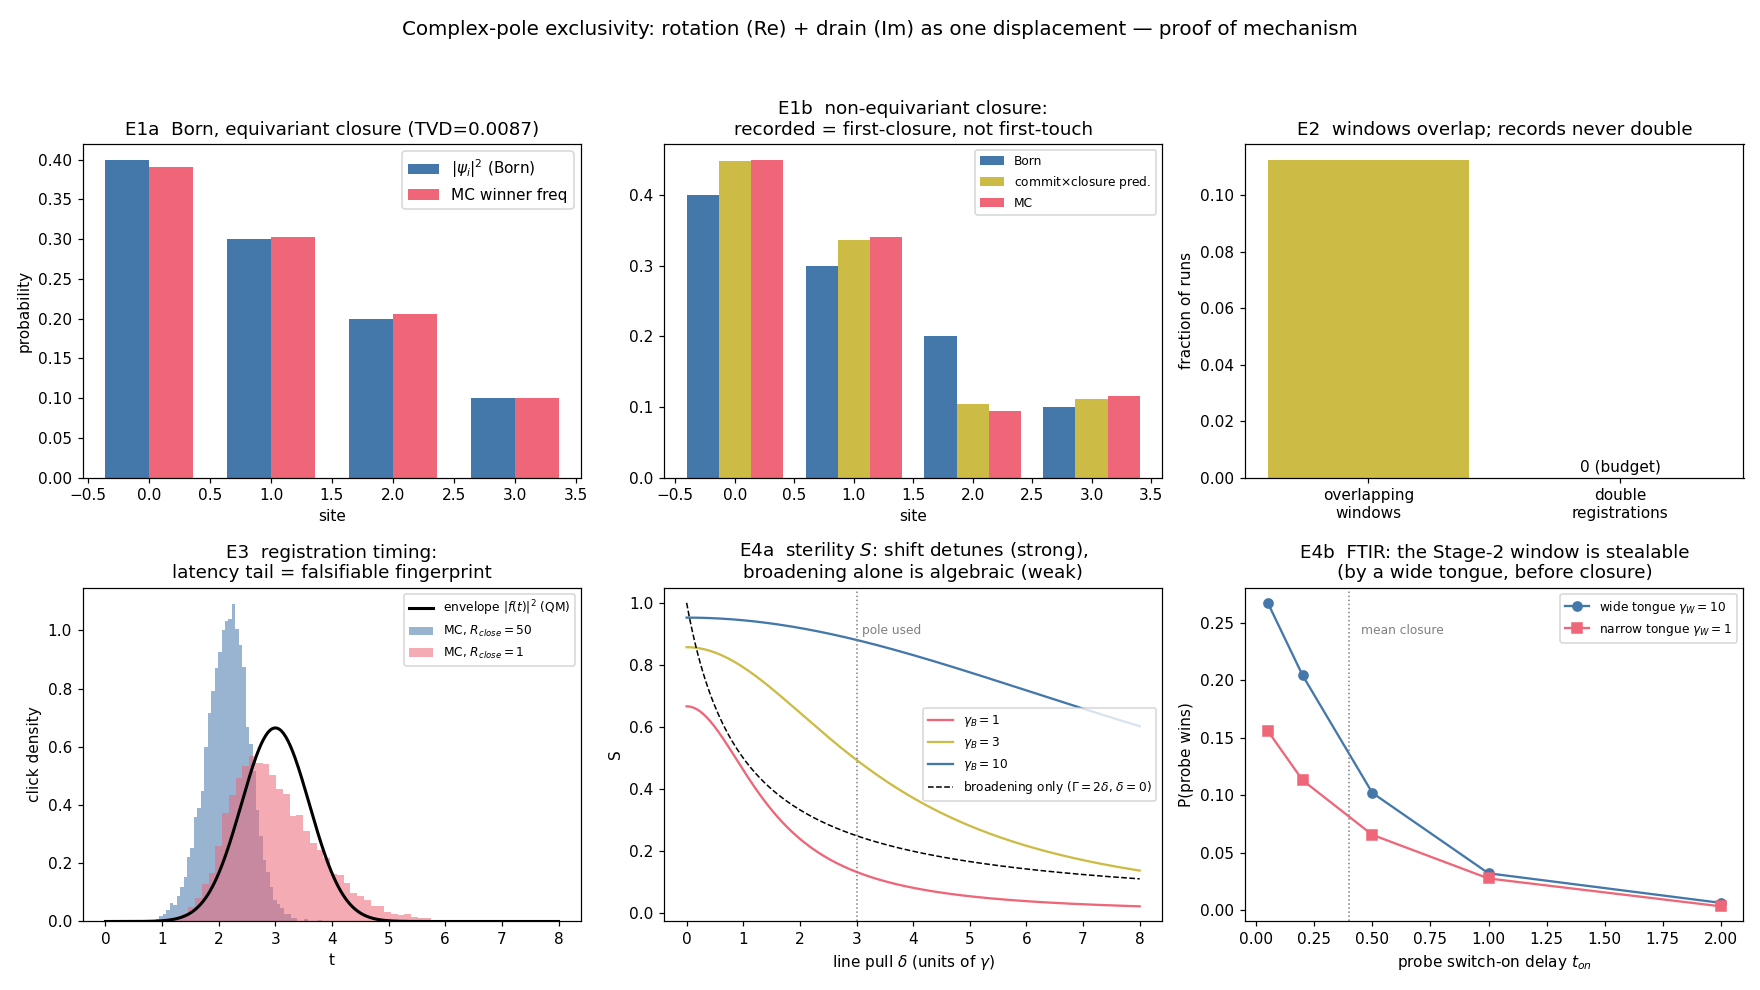

Source code (Python):
"""
complex_rotation_exclusivity.py — proof of mechanism, NOT proof of nature.

One quantum, N threshold detector sites, and an explicit COMPLEX POLE carried by
the shared field mode while any site holds a provisional commit.

Physics being modeled (paper refs: current_revision_DK_paper.md §3.1 three
stages, §3.3 conservation-enforced winner-take-all, §3.6 dressed pole;
discussions/2026-07-04-three-stage-measurement.md Follow-ups 3-4):

  * Stage 2 (provisional commit): while site j is provisionally committed, the
    mode eigenvalue is displaced by  delta_j - (i/2)*Gamma_j  (one complex
    number). Its two Kramers-Kronig faces act differently on OTHER sites:
      - Re (line pull, delta):   detunes the tails out of other sites'
        Lorentzian acceptance -> "rotation sterility" (reversible).
      - Im (width/drain, Gamma): the loaned norm decays exp(-Gamma_loan*age)
        -> "depletion sterility" (exponential; restored on reversal).
    Suppression of site i's capture while a pole (delta, Gamma) is active:
        S_i = gamma_i*(gamma_i + Gamma/2) / ((gamma_i + Gamma/2)^2 + delta^2)
    (overlap of the shifted/broadened mode with site i's acceptance of width
    gamma_i, normalized to 1 at delta=Gamma=0). Broadening alone is algebraic;
    shift beyond gamma_i is strong; the norm drain is what becomes absolute.

  * Stage 3 (closure): a provisional site registers irreversibly at rate
    R_close (reservoir-triggering), or reverts at rate R_rev (re-emission /
    sub-latent-speck decay). FIRST CLOSURE WINS; any other provisional commit
    is force-reverted (the loan recalled) — the one-quantum budget, enforced
    globally. Double registrations are therefore impossible BY CONSTRUCTION;
    what the model tests is what statistics survive that construction.

Emergent outputs checked below:
  E1  Born weights with equivariant closure (P(i) -> |psi_i|^2), and the
      first-closure-vs-first-touch split when closure is NOT equivariant
      (recorded = commit x closure branching).
  E2  Antibunching bookkeeping: overlapping provisional windows are real
      (would-be coincidences) but registrations never double.
  E3  Click-TIMING: registration-time distribution vs the wavepacket power
      envelope |f(t)|^2. The model's fingerprint is a closure-latency
      convolution (exponential tail ~1/R_close) that vanishes as
      R_close -> infinity. (The commit-stage r*exp(-int r) distortion is
      common to every rate-based detector model and is not the new piece.)
  E4  FTIR "steal": a wide-tongue probe (gamma_W >> gamma) switched on during
      the Stage-2 window can still capture the quantum (evanescent-frustration
      analog); a narrow-tongue probe mostly cannot; after closure, nobody can.

Honest ledger: capture-rate ∝ delivered power is an INPUT (the Born-form
question lives in born_substrate_sampling.py, not here); the sterility law S
is derived from Lorentzian overlap but the pole values are inputs; the budget
(first-closure-wins) is the conservation postulate whose enforcement is
nonlocal (paper §3.3 wall (i)). This script shows the mechanism is internally
consistent and locates its one observable fingerprint (E3 latency tail).

Usage:  python code/complex_rotation_exclusivity.py     (seed 7, ~<1 min)
Output: code/complex_rotation_exclusivity.png + printed summary.
"""

import numpy as np
import matplotlib
matplotlib.use("Agg")
import matplotlib.pyplot as plt

rng = np.random.default_rng(7)

# ----------------------------------------------------------------------------
# model pieces
# ----------------------------------------------------------------------------

def sterility(delta, Gamma, gamma_i):
    """Suppression S in [0,1] of a site with acceptance width gamma_i while a
    pole (delta, Gamma) is active. S=1 with no pole; algebraic in Gamma alone;
    strong once delta > gamma_i."""
    g = gamma_i + 0.5 * Gamma
    return gamma_i * g / (g * g + delta * delta)


def run_trial(w, Rc, Rclose, Rrev, delta, Gpole, Gloan, gamma_sites,
              env=None, t_end=np.inf, probe=None, rng=rng):
    """One quantum, event-driven (Gillespie with thinning when env given).

    w           : per-site power weights (sum <= 1)
    Rc          : per-site capture-attempt scale (array)
    Rclose,Rrev : per-site closure / reversal rates (arrays)
    delta,Gpole : complex-pole displacement contributed by an active commit
    Gloan       : drain rate of the loaned norm during a window
    gamma_sites : per-site acceptance widths
    env         : optional power envelope function p(t) (else flat 1)
    probe       : optional dict(site=k, t_on=...) enabling site k only after
                  t_on (FTIR probe); t_on measured from FIRST commit if
                  key 'after_first_commit' is True.
    returns dict(winner, t_close, n_reversals, overlap_windows, t_first_commit)
    """
    N = len(w)
    state = np.zeros(N, dtype=int)          # 0 free, 1 provisional
    t_commit = np.zeros(N)
    t = 0.0
    n_rev = 0
    n_overlap = 0
    t_first = None
    probe_site = probe["site"] if probe else None
    probe_on = False

    # upper bound on total rate for thinning
    def total_and_rates(t):
        nonlocal probe_on
        prov = np.where(state == 1)[0]
        if probe and t_first is not None and not probe_on:
            if t - t_first >= probe["t_on"]:
                probe_on = True
        p_env = env(t) if env else 1.0
        if len(prov) > 0:
            age = t - t_commit[prov].min()
            f_avail = np.exp(-Gloan * age)
            S = np.array([sterility(delta, Gpole, g) for g in gamma_sites])
        else:
            f_avail = 1.0
            S = np.ones(N)
        r_cap = Rc * w * p_env * S * f_avail
        r_cap[state == 1] = 0.0
        if probe_site is not None and not probe_on:
            r_cap[probe_site] = 0.0
        r_close = np.where(state == 1, Rclose, 0.0)
        r_rev = np.where(state == 1, Rrev, 0.0)
        return r_cap, r_close, r_rev

    # crude global bound for thinning (flat env <= 1 assumed)
    R_bound = float(np.sum(Rc * w) + np.sum(Rclose) + np.sum(Rrev)) + 1e-9

    while t < t_end:
        t += rng.exponential(1.0 / R_bound)
        r_cap, r_close, r_rev = total_and_rates(t)
        R_tot = r_cap.sum() + r_close.sum() + r_rev.sum()
        if rng.random() > R_tot / R_bound:
            continue                          # thinned (no event)
        u = rng.random() * R_tot
        c1, c2 = r_cap.sum(), r_cap.sum() + r_close.sum()
        if u < c1:                            # capture -> provisional commit
            i = rng.choice(N, p=r_cap / c1)
            state[i] = 1
            t_commit[i] = t
            if t_first is None:
                t_first = t
            if state.sum() >= 2:
                n_overlap += 1
        elif u < c2:                          # CLOSURE: budget drained, run over
            prov = np.where(state == 1)[0]
            j = rng.choice(prov, p=r_close[prov] / r_close.sum())
            return dict(winner=int(j), t_close=t, n_reversals=n_rev,
                        overlap_windows=n_overlap, t_first_commit=t_first)
        else:                                 # reversal: loan returned
            prov = np.where(state == 1)[0]
            j = rng.choice(prov, p=r_rev[prov] / r_rev.sum())
            state[j] = 0
            n_rev += 1
    return dict(winner=None, t_close=None, n_reversals=n_rev,
                overlap_windows=n_overlap, t_first_commit=t_first)


def tvd(p, q):
    p = np.asarray(p, float); q = np.asarray(q, float)
    return 0.5 * np.abs(p / p.sum() - q / q.sum()).sum()

# ----------------------------------------------------------------------------
# defaults (units: gamma = 1 sets the acceptance-width scale)
# ----------------------------------------------------------------------------
GAMMA = 1.0
DELTA_POLE = 3.0     # Re-Sigma line pull, in units of gamma  -> S ~ 0.13
GAMMA_POLE = 1.0     # Im-Sigma broadening
GAMMA_LOAN = 1.0     # norm-drain rate during a window
R_CAP = 6.0
R_CLOSE = 2.5
R_REV = 1.0

print("=" * 72)
print("complex_rotation_exclusivity.py  (seed 7)")
print(f"pole: delta={DELTA_POLE}, Gamma={GAMMA_POLE}  ->  sterility of a")
print(f"matched narrow site S = {sterility(DELTA_POLE, GAMMA_POLE, GAMMA):.3f}"
      f"   (wide tongue gamma=10: S = {sterility(DELTA_POLE, GAMMA_POLE, 10*GAMMA):.3f})")
print("=" * 72)

fig, axes = plt.subplots(2, 3, figsize=(16, 9))
fig.suptitle("Complex-pole exclusivity: rotation (Re) + drain (Im) as one displacement "
             "— proof of mechanism", fontsize=13)

# ----------------------------------------------------------------------------
# E1a — Born weights, equivariant closure
# ----------------------------------------------------------------------------
W4 = np.array([0.4, 0.3, 0.2, 0.1])
N_TRIALS = 20000
ones4 = np.ones(4)
wins = np.zeros(4)
for _ in range(N_TRIALS):
    r = run_trial(W4, R_CAP * ones4, R_CLOSE * ones4, R_REV * ones4,
                  DELTA_POLE, GAMMA_POLE, GAMMA_LOAN, GAMMA * ones4)
    wins[r["winner"]] += 1
freq_eq = wins / wins.sum()
tvd_eq = tvd(freq_eq, W4)
print(f"\nE1a Born (equivariant closure), N={N_TRIALS}:")
print(f"    |psi|^2   = {W4}")
print(f"    P(win)    = {np.round(freq_eq, 4)}   TVD from Born = {tvd_eq:.4f}")

ax = axes[0, 0]
x = np.arange(4)
ax.bar(x - 0.18, W4, 0.36, label=r"$|\psi_i|^2$ (Born)", color="#4477aa")
ax.bar(x + 0.18, freq_eq, 0.36, label="MC winner freq", color="#ee6677")
ax.set_title(f"E1a  Born, equivariant closure (TVD={tvd_eq:.4f})")
ax.set_xlabel("site"); ax.set_ylabel("probability"); ax.legend()

# ----------------------------------------------------------------------------
# E1b — non-equivariant closure: recorded = commit x closure-branching
# ----------------------------------------------------------------------------
Rclose_bad = np.array([R_CLOSE, R_CLOSE, 0.5, R_CLOSE])   # site 2 closes poorly
p_branch = Rclose_bad / (Rclose_bad + R_REV)
pred = W4 * p_branch
pred = pred / pred.sum()
wins = np.zeros(4)
for _ in range(N_TRIALS):
    r = run_trial(W4, R_CAP * ones4, Rclose_bad, R_REV * ones4,
                  DELTA_POLE, GAMMA_POLE, GAMMA_LOAN, GAMMA * ones4)
    wins[r["winner"]] += 1
freq_ne = wins / wins.sum()
print(f"\nE1b Born broken by non-equivariant closure (site 2 R_close=0.5):")
print(f"    predicted commit x branching = {np.round(pred, 4)}")
print(f"    MC                            = {np.round(freq_ne, 4)}"
      f"   (TVD pred vs MC = {tvd(freq_ne, pred):.4f})")
print(f"    TVD from bare Born            = {tvd(freq_ne, W4):.4f}"
      f"   <-- fair-sampling violation, not a Born failure")

ax = axes[0, 1]
ax.bar(x - 0.27, W4, 0.27, label="Born", color="#4477aa")
ax.bar(x, pred, 0.27, label=r"commit$\times$closure pred.", color="#ccbb44")
ax.bar(x + 0.27, freq_ne, 0.27, label="MC", color="#ee6677")
ax.set_title("E1b  non-equivariant closure:\nrecorded = first-closure, not first-touch")
ax.set_xlabel("site"); ax.legend(fontsize=8)

# ----------------------------------------------------------------------------
# E2 — antibunching bookkeeping (two-site beamsplitter)
# ----------------------------------------------------------------------------
W2 = np.array([0.5, 0.5]); ones2 = np.ones(2)
overlaps = 0; revs = 0; doubles = 0
for _ in range(N_TRIALS):
    r = run_trial(W2, R_CAP * ones2, R_CLOSE * ones2, R_REV * ones2,
                  DELTA_POLE, GAMMA_POLE, GAMMA_LOAN, GAMMA * ones2)
    overlaps += (r["overlap_windows"] > 0)
    revs += r["n_reversals"]
    # doubles stays 0: closure ends the run and recalls the other loan
frac_overlap = overlaps / N_TRIALS
print(f"\nE2  antibunching (50/50 split), N={N_TRIALS}:")
print(f"    runs with overlapping provisional windows (would-be coincidences):"
      f" {frac_overlap:.3%}")
print(f"    double registrations: {doubles}   (0 by budget construction)")
print(f"    mean reversals/run: {revs/N_TRIALS:.3f}")

ax = axes[0, 2]
ax.bar(["overlapping\nwindows", "double\nregistrations"],
       [frac_overlap, 0.0], color=["#ccbb44", "#ee6677"])
ax.set_title("E2  windows overlap; records never double")
ax.set_ylabel("fraction of runs")
ax.text(1, 0.002, "0 (budget)", ha="center", fontsize=10)

# ----------------------------------------------------------------------------
# E3 — click timing vs packet envelope: the closure-latency fingerprint
# ----------------------------------------------------------------------------
T0, SIG = 3.0, 0.6
def env_gauss(t):
    return np.exp(-((t - T0) ** 2) / (2 * SIG ** 2))

N_T = 12000
t_grid = np.linspace(0, 8, 400)
p_env = env_gauss(t_grid); p_env /= np.trapezoid(p_env, t_grid)

def timing_run(Rclose_val):
    ts = []
    for _ in range(N_T):
        r = run_trial(np.array([1.0]), np.array([R_CAP]),
                      np.array([Rclose_val]), np.array([R_REV]),
                      DELTA_POLE, GAMMA_POLE, GAMMA_LOAN, np.array([GAMMA]),
                      env=env_gauss, t_end=12.0)
        if r["winner"] is not None:
            ts.append(r["t_close"])
    return np.array(ts)

ts_fast = timing_run(50.0)     # closure much faster than envelope
ts_slow = timing_run(1.0)      # closure latency ~ envelope width
mean_shift_fast = ts_fast.mean() - np.trapezoid(t_grid * p_env, t_grid)
mean_shift_slow = ts_slow.mean() - np.trapezoid(t_grid * p_env, t_grid)
latency_fingerprint = ts_slow.mean() - ts_fast.mean()
print(f"\nE3  click timing vs envelope (Gaussian t0={T0}, sigma={SIG}):")
print(f"    fast closure (R_close=50): mean shift = {mean_shift_fast:+.3f}"
      f"  (commit-stage distortion, common to all rate models)")
print(f"    slow closure (R_close=1):  mean shift = {mean_shift_slow:+.3f}")
print(f"    FINGERPRINT (slow - fast) = {latency_fingerprint:+.3f}"
      f"   vs closure-latency prediction ~ 1/R_close = {1/1.0 - 1/50.0:.3f}")
print(f"    -> the model's one observable: a closure-latency convolution that")
print(f"       vanishes as R_close -> inf (degenerate with detector jitter")
print(f"       unless correlated with engineered reservoir properties)")

ax = axes[1, 0]
ax.plot(t_grid, p_env, "k-", lw=2, label=r"envelope $|f(t)|^2$ (QM)")
ax.hist(ts_fast, bins=60, density=True, alpha=0.55, color="#4477aa",
        label=r"MC, $R_{close}=50$")
ax.hist(ts_slow, bins=60, density=True, alpha=0.55, color="#ee6677",
        label=r"MC, $R_{close}=1$")
ax.set_title("E3  registration timing:\nlatency tail = falsifiable fingerprint")
ax.set_xlabel("t"); ax.set_ylabel("click density"); ax.legend(fontsize=8)

# ----------------------------------------------------------------------------
# E4 — sterility law + FTIR steal (wide vs narrow tongue probe)
# ----------------------------------------------------------------------------
deltas = np.linspace(0, 8, 200)
ax = axes[1, 1]
for g, c in [(1.0, "#ee6677"), (3.0, "#ccbb44"), (10.0, "#4477aa")]:
    ax.plot(deltas, [sterility(d, GAMMA_POLE, g) for d in deltas],
            color=c, label=fr"$\gamma_B={g:g}$")
ax.plot(deltas, [sterility(0, 2 * d, GAMMA) for d in deltas], "k--", lw=1,
        label=r"broadening only ($\Gamma=2\delta$, $\delta=0$)")
ax.axvline(DELTA_POLE, color="gray", ls=":", lw=1)
ax.text(DELTA_POLE + 0.1, 0.9, "pole used", fontsize=8, color="gray")
ax.set_title("E4a  sterility $S$: shift detunes (strong),\nbroadening alone is algebraic (weak)")
ax.set_xlabel(r"line pull $\delta$ (units of $\gamma$)"); ax.set_ylabel("S")
ax.legend(fontsize=8)

# FTIR steal: probe enabled t_on after first commit
def steal_prob(gamma_W, t_on, n=4000):
    wW = np.array([0.45, 0.45, 0.10])       # probe carries little native weight
    Rc = np.array([R_CAP, R_CAP, 40.0])     # ... but couples strongly
    got = 0; tot = 0
    for _ in range(n):
        r = run_trial(wW, Rc, R_CLOSE * np.ones(3), R_REV * np.ones(3),
                      DELTA_POLE, GAMMA_POLE, GAMMA_LOAN,
                      np.array([GAMMA, GAMMA, gamma_W]),
                      probe=dict(site=2, t_on=t_on))
        if r["winner"] is not None:
            tot += 1
            got += (r["winner"] == 2)
    return got / max(tot, 1)

t_ons = [0.05, 0.2, 0.5, 1.0, 2.0]
steal_wide = [steal_prob(10.0, t) for t in t_ons]
steal_narrow = [steal_prob(1.0, t) for t in t_ons]
print(f"\nE4  FTIR steal probability (probe on at t_on after first commit;")
print(f"    mean closure time ~ 1/R_close = {1/R_CLOSE:.2f}):")
print(f"    t_on:        {t_ons}")
print(f"    wide tongue (gamma_W=10):  {np.round(steal_wide, 3)}")
print(f"    narrow tongue (gamma_W=1): {np.round(steal_narrow, 3)}")

ax = axes[1, 2]
ax.plot(t_ons, steal_wide, "o-", color="#4477aa", label=r"wide tongue $\gamma_W=10$")
ax.plot(t_ons, steal_narrow, "s-", color="#ee6677", label=r"narrow tongue $\gamma_W=1$")
ax.axvline(1 / R_CLOSE, color="gray", ls=":", lw=1)
ax.text(1 / R_CLOSE + 0.05, max(steal_wide) * 0.9, "mean closure", fontsize=8,
        color="gray")
ax.set_title("E4b  FTIR: the Stage-2 window is stealable\n(by a wide tongue, before closure)")
ax.set_xlabel(r"probe switch-on delay $t_{on}$"); ax.set_ylabel("P(probe wins)")
ax.legend(fontsize=8)

plt.tight_layout(rect=[0, 0, 1, 0.95])
out = __file__.replace(".py", ".png")
plt.savefig(out, dpi=110)
print(f"\nwrote {out}")
print("\nSummary: Born survives equivariant closure (E1a); breaks exactly as")
print("commit x closure when closure is biased (E1b — fair sampling, not Born);")
print("windows overlap but records never double (E2 — budget); the one")
print("fingerprint is the closure-latency tail in click timing (E3), vanishing")
print("as R_close -> inf; the window is stealable by a wide tongue and closed")
print("to everyone afterward (E4). Mechanism internally consistent; the budget")
print("(first-closure-wins) remains the nonlocal postulate (paper 3.3 wall i).")
